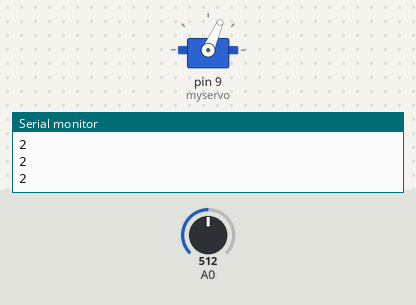
This sketch was run on a simulated Arduino Uno, built with avr-gcc and run on an emulated ATmega328P. Parts: servo, the last lines printed to the serial monitor. Inputs (shaded band) come from the test bench; at power-on: A0 = 512.

Above: at 1.2 s.
1.3 s: A0 set to 490
At 2.2 s:
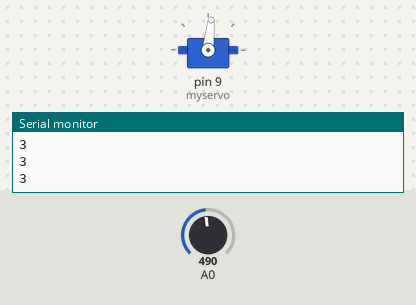
2.8 s: A0 set to 290
At 3.7 s:
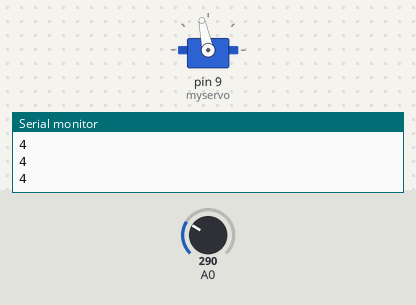
4.3 s: A0 set to 90
At 5.2 s:
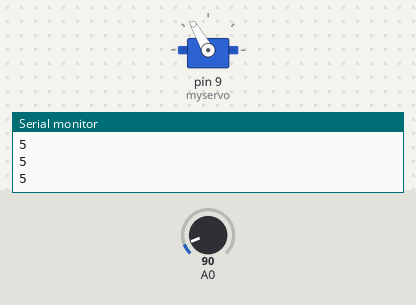
5.8 s: A0 set to 710
At 6.6 s:
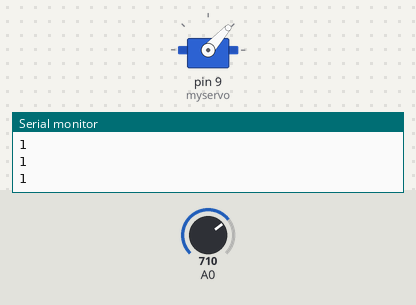
7.3 s: A0 set to 900
At 8.1 s:
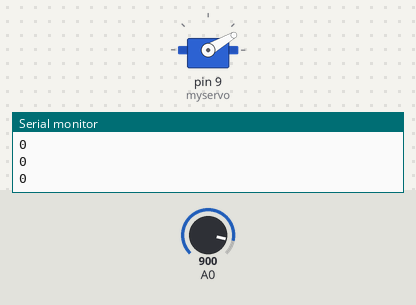
8.8 s: A0 set to 716
At 10.2 s:
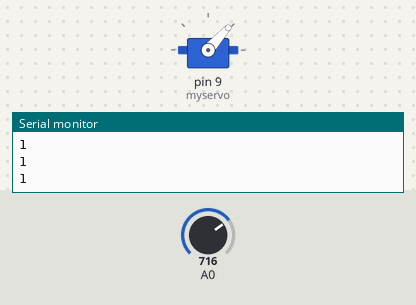
Timing chart, 0 to 11.3 s (numbered marks = the images above; inputs shaded):
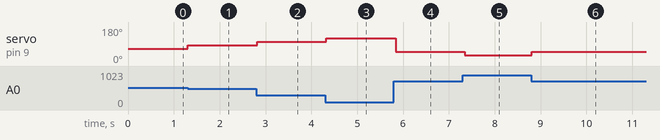

The sketch:

ventilagon_selector_niveles.ino
```cpp
#include <Servo.h>

Servo myservo;

//int resistencias[] = {0, 203, 409, 615, 819, 1023};

void setup()
{
  Serial.begin(57600);
  myservo.attach(9);
}

void loop()
{
  int v = analogRead(A0);

  int k;
  if (v < 100) {
    k = 5;
  } else if (v < 300) {
    k = 4;
  } else if (v < 500) {
    k = 3;
  } else if (v < 700) {
    k = 2;
  } else if (v < 900) {
    k = 1;
  } else {
    k = 0;
  }

  int s = map(k, 0, 5, 30, 120);
  myservo.write(s);

  Serial.println(k);
  delay(50);
}
```

Measured:
- after the input at 1.3 s, servo on pin 9 (myservo): 66° → 84° at once
- after the input at 2.8 s, servo on pin 9 (myservo): 84° → 102° at once
- after the input at 4.3 s, servo on pin 9 (myservo): 102° → 120° at once
- after the input at 5.8 s, servo on pin 9 (myservo): 120° → 48° at once
- after the input at 7.3 s, servo on pin 9 (myservo): 48° → 30° after 0.05 s
- after the input at 8.8 s, servo on pin 9 (myservo): 30° → 48° at once
